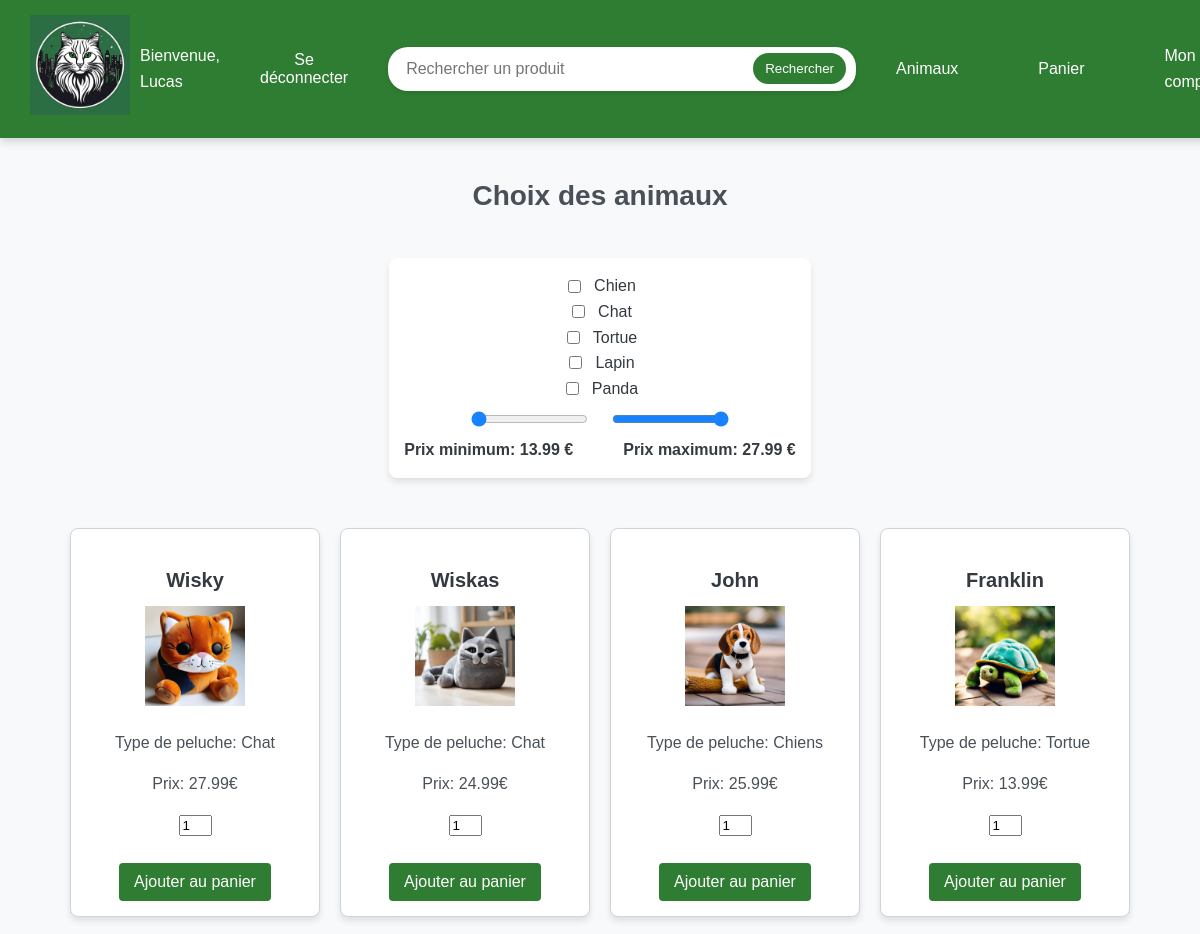
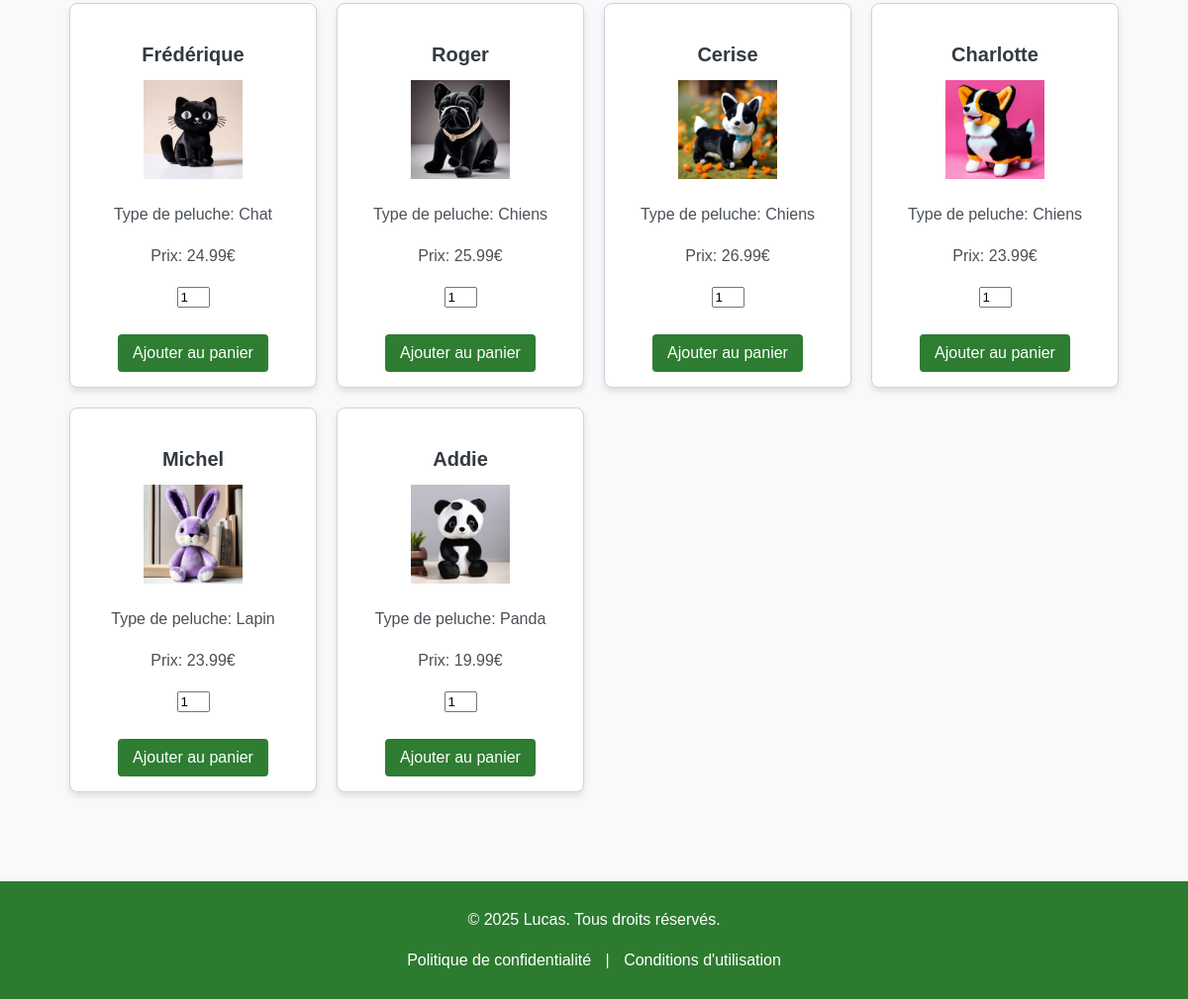
Page /store.php (signed in) on the committed database (2 pictures, top to bottom).
### tables this page shows
CREATE TABLE IF NOT EXISTS `animals` (
  `idAnimals` int NOT NULL AUTO_INCREMENT,
  `nameAnimals` varchar(100) NOT NULL,
  `typeAnimals` varchar(100) NOT NULL,
  `weightAnimals` varchar(100) NOT NULL,
  `colorAnimals` varchar(100) NOT NULL,
  `priceAnimals` decimal(5,2) NOT NULL,
  `imageAnimals` varchar(100) NOT NULL,
  PRIMARY KEY (`idAnimals`)
);

### store.php (the view, shortened to what this page needs)
<?php
$servername = "localhost";
$dbname = "e_commerce_project";
$dbusername = "root";
$dbpassword = "";
try {
    $conn = new PDO("mysql:host=$servername;dbname=$dbname", $dbusername, $dbpassword);
    $conn->setAttribute(PDO::ATTR_ERRMODE, PDO::ERRMODE_EXCEPTION);
    $priceQuery = $conn->query("SELECT MIN(priceAnimals) AS min_price, MAX(priceAnimals) AS max_price FROM animals");
    $priceResult = $priceQuery->fetch(PDO::FETCH_ASSOC);
    $minPrice = $priceResult['min_price'] ?? 0;
    $maxPrice = $priceResult['max_price'] ?? 300.00;
    $sql = "SELECT idAnimals, nameAnimals, priceAnimals, typeAnimals, imageAnimals FROM animals WHERE 1=1";
    $stmt = $conn->query($sql);
    $products = $stmt->fetchAll(PDO::FETCH_ASSOC);
} catch (PDOException $e) {
    echo "Erreur de connexion : " . $e->getMessage();
    exit;
}
?>
<!doctype html>
<html lang="fr">
<head>
    <link rel="stylesheet" href="style/store.css">
</head>
<body>
<div class="navbar">
    <?php include 'navbar.php'; ?>
</div>
<br><br><br><br><br><br>
<h1 class="store-title">Choix des animaux</h1>
<form method="get" class="filter-form" id="filter-form">
    <label>
        <input type="checkbox" name="filter_dog" value="Dog" <?php echo isset($_GET['filter_dog']) ? 'checked' : ''; ?>>
        Chien
    </label>
    <label>
        <input type="checkbox" name="filter_cat" value="Cat" <?php echo isset($_GET['filter_cat']) ? 'checked' : ''; ?>>
        Chat
    </label>
    <label>
        <input type="checkbox" name="filter_turtle" value="Turtle" <?php echo isset($_GET['filter_turtle']) ? 'checked' : ''; ?>>
        Tortue
    </label>
    <label>
        <input type="checkbox" name="filter_lapin" value="Lapin" <?php echo isset($_GET['filter_lapin']) ? 'checked' : ''; ?>>
        Lapin
    </label>
    <label>
        <input type="checkbox" name="filter_panda" value="Panda" <?php echo isset($_GET['filter_panda']) ? 'checked' : ''; ?>>
        Panda
    </label>
    <div class="price-slider">
        <input type="range" name="price_min" min="<?php echo $minPrice; ?>" max="<?php echo $maxPrice; ?>" value="<?php echo isset($_GET['price_min']) ? $_GET['price_min'] : $minPrice; ?>" step="1" style="width: 15%" id="minPrice">
        <input type="range" name="price_max" min="<?php echo $minPrice; ?>" max="<?php echo $maxPrice; ?>" value="<?php echo isset($_GET['price_max']) ? $_GET['price_max'] : $maxPrice; ?>" step="1" style="width: 15%" id="maxPrice">
    </div>
    <div class="price-values">
        <span> Prix minimum: <span id="price_min"><?php echo isset($_GET['price_min']) ? $_GET['price_min'] : $minPrice; ?></span> €</span>
        <span> Prix maximum: <span id="price_max"><?php echo isset($_GET['price_max']) ? $_GET['price_max'] : $maxPrice; ?></span> €</span>
    </div>
</form>
<div class="products">
    <?php foreach ($products as $product): ?>
        <div class="product">
            <a href="fiche_produit.php?idAnimals=<?php echo htmlspecialchars($product['idAnimals']); ?>">
                <h2><?php echo htmlspecialchars($product['nameAnimals']); ?></h2>
                <img class="imageAnimals" src="<?php echo htmlspecialchars($product['imageAnimals']); ?>" alt="<?php echo htmlspecialchars($product['nameAnimals']); ?>">
            </a>
                <p>Type de peluche: <?php echo htmlspecialchars($product['typeAnimals']); ?></p>
                <p>Prix: <?php echo htmlspecialchars($product['priceAnimals']); ?>€</p>
                <form method="POST" action="cart.php">
                    <input class="quantity-input" type="number" id="quantity" name="quantity" value="1" min="1">
                    <br><br>
                    <button type="submit" name="add_to_cart">Ajouter au panier</button>
                </form>
        </div>
    <?php endforeach; ?>
</div>
<?php include "footer.php"?>
</body>
</html>

### style/store.css (style rules this page uses)
body { font-family: Arial, sans-serif; line-height: 1.6; margin: 0; padding: 0; background-color: #f8f9fa; color: #343a40; }
h1, h2 { color: #343a40; text-align: center; margin: 20px 0; }
a { text-decoration: none; color: #007bff; }
.store-title { margin: 20px auto; font-size: 28px; text-align: center; color: #495057; }
.filter-form { display: flex; flex-direction: column; align-items: center; justify-content: center; background-color: #ffffff; padding: 15px; border-radius: 8px; box-shadow: 0 4px 6px rgba(0, 0, 0, 0.1); max-width: 500px; margin: 20px auto; }
.filter-form label { display: flex; gap: 10px; justify-content: center; align-items: center; flex-wrap: wrap; }
.price-slider { display: flex; justify-content: center; align-items: center; gap: 20px; width: 200%; margin-top: 10px; }
.price-slider input[type="range"] { width: 40%; height: 12px; border-radius: 6px; background: #ced4da; outline: none; opacity: 0.9; transition: opacity 0.2s ease-in-out; }
.price-values { display: flex; justify-content: center; gap: 50px; font-weight: bold; margin-top: 10px; }
.products { display: grid; grid-template-columns: repeat(auto-fit, minmax(250px, 1fr)); gap: 20px; max-width: 1200px; margin: 20px auto; padding: 10px; }
.product { background-color: #ffffff; border: 1px solid #ced4da; border-radius: 8px; box-shadow: 0 4px 6px rgba(0, 0, 0, 0.1); padding: 15px; text-align: center; transition: transform 0.3s ease, box-shadow 0.3s ease; }
.product h2 { font-size: 20px; color: #343a40; margin-bottom: 10px; }
.product p { font-size: 16px; color: #495057; margin-bottom: 15px; }
.product button { background-color: #2E7D32; color: #ffffff; border: none; padding: 10px 15px; border-radius: 4px; cursor: pointer; font-size: 16px; transition: background-color 0.3s ease; }
.imageAnimals { width: 100px; height: 100px; }
.quantity-input { width: 25px; }

### style/navbar.css (style rules this page uses)
.navbar { position: fixed; top: 0; left: 0; width: 100%; display: flex; justify-content: left; align-items: center; background-color: #2e7d32; padding: 15px 30px; z-index: 1000; box-shadow: 0 4px 8px rgba(0, 0, 0, 0.15); font-family: 'Arial', sans-serif; }
body { margin-top: 200px; }

### style/footer.css (style rules this page uses)
body { display: flex; flex-direction: column; min-height: 100vh; margin: 0; }

### rows in the picture
animals: nameAnimals "Wisky", imageAnimals (picture), typeAnimals "Chat", priceAnimals "27.99"
animals: nameAnimals "Wiskas", imageAnimals (picture), typeAnimals "Chat", priceAnimals "24.99"
animals: nameAnimals "John", imageAnimals (picture), typeAnimals "Chiens", priceAnimals "25.99"
animals: nameAnimals "Franklin", imageAnimals (picture), typeAnimals "Tortue", priceAnimals "13.99"
animals: nameAnimals "Frédérique", imageAnimals (picture), typeAnimals "Chat", priceAnimals "24.99"
animals: nameAnimals "Roger", imageAnimals (picture), typeAnimals "Chiens", priceAnimals "25.99"
animals: nameAnimals "Cerise", imageAnimals (picture), typeAnimals "Chiens", priceAnimals "26.99"
animals: nameAnimals "Charlotte", imageAnimals (picture), typeAnimals "Chiens", priceAnimals "23.99"
animals: nameAnimals "Michel", imageAnimals (picture), typeAnimals "Lapin", priceAnimals "23.99"
animals: nameAnimals "Addie", imageAnimals (picture), typeAnimals "Panda", priceAnimals "19.99"

### other values in the picture
$_SESSION['firstname'] "Lucas"
$minPrice "13.99"
$maxPrice "27.99"
